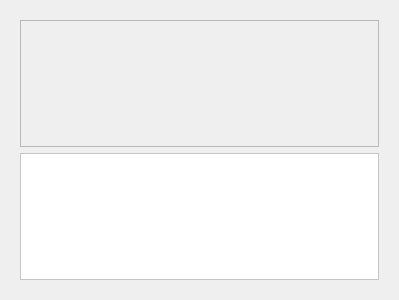
<?xml version="1.0" encoding="UTF-8"?>
<ui version="4.0">
 <class>Form</class>
 <widget class="QWidget" name="Form">
  <property name="geometry">
   <rect>
    <x>0</x>
    <y>0</y>
    <width>399</width>
    <height>300</height>
   </rect>
  </property>
  <property name="windowTitle">
   <string>Form</string>
  </property>
  <layout class="QHBoxLayout" name="horizontalLayout">
   <item>
    <widget class="QFrame" name="Full_Widg">
     <layout class="QVBoxLayout" name="verticalLayout">
      <item>
       <widget class="QFrame" name="Canvas">
        <property name="frameShape">
         <enum>QFrame::StyledPanel</enum>
        </property>
        <property name="frameShadow">
         <enum>QFrame::Raised</enum>
        </property>
       </widget>
      </item>
      <item>
       <widget class="QFrame" name="Toggles">
        <property name="styleSheet">
         <string notr="true">background-color: rgb(255, 255, 255);</string>
        </property>
        <property name="frameShape">
         <enum>QFrame::StyledPanel</enum>
        </property>
        <property name="frameShadow">
         <enum>QFrame::Raised</enum>
        </property>
       </widget>
      </item>
     </layout>
    </widget>
   </item>
  </layout>
 </widget>
 <resources/>
 <connections/>
</ui>
